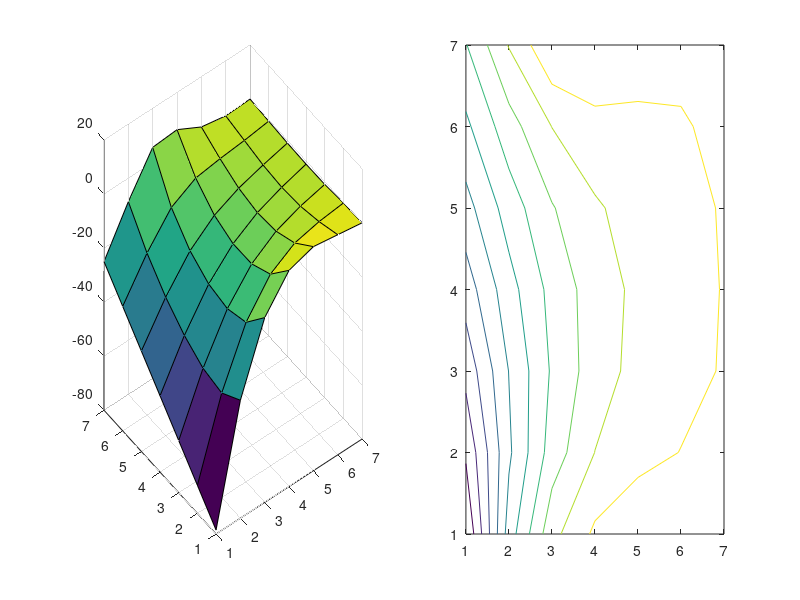

The MATLAB script that drew this image:
%  UJJWALGAUSSSEIDEL
% This is the code for solving the Poisson Equation APc1-1 using
% Gauss-seidel method

%  UJJWALGAUSSSEIDEL
% This is the code for solving the Poisson Equation APc1-1 using
% Gauss-seidel method

% Setting of number of interior nodes in x-direction
% equal number of grids necessary
clear all; clc;

M=input('M=');

% Setting up number of interior points in y-direction
N= input('N=');


% setting up increments in each direction with the paranmeters provided in
  ax = -pi;
  ay = -pi;
  bx =  pi;
  by =  pi;


%Creation of x and y values or descretization
x = linspace(-pi,pi,M+2);
y = linspace(-pi,pi,N+2);

% U is the solution of the given problem
U = ones(M+2,N+2); % The solution grid set up 
                   % added 2 to account for initital and final point 
 
% this function file creates 2D F matrix 
% x = values in x direction 
% y = values in y direction
                  
 [Y,X]=meshgrid(y,x);
 f=cos(pi/2*(2*((X-ax)/(bx-ax))+1)).*sin(pi*(Y-ay)/(by-ay));
 F=-f;

% Associated boundary conditions

% bottom bounddary condition
 ubottom = (x.*(pi-x).^2); %this is the boundary condition for y=-pi 
                       % and all x's
                       
 
% top boundary condition at y=pi and all the x's
  utop = (cos(x).*(pi-x).^2);
  
 %left hand side boundary condition
 uleft = -(4*pi^3)+((y+pi)*2*pi*(pi-1));%boundary condition evaluated at x=-pi
                                  %for all y's

  % Setting up increments along with x and y increments
  dx = (2*pi)/M;
  dy = (2*pi)/N;
 
  
 % Multipliers to be used while solving the equation
  
 E = 1/dx^2;
 R = 1/dy^2;
 T = -((2*E)+(2*R));
 
 % placing the BC's on the top and bottom of the solution grid
  U(1,:)   = R*ubottom;
  U(end,:) = R*utop; 
 
 % Placing BC's on the left side of the solution grid
  U(:,1) = E*uleft;
  
  
  % Applying Neuman Condition in the right side of the Solution-Grid
  % right side of the grid U will be computed using preset values
  err = 10; % setting up error constraint
  
  
  tic % setting up atimer
  error_iterations=0; % counting number of iterations for error calulation
  
  
  while err > 1E-6  % Setting up loop for error calculation
  B=U; % Setting up matrix for error calculation
  
  % the following for loop has been optimized as per matlab execution
  % process. The rows change instead of columns
  
  for j = 2:N+1
      U(j,end) = 1/T*(F(j,end) - (2*E*U(j,end-1) -R*U(j-1,end) - R*U(j+1,end)));
  end
 
  % Solving the grids or internal nodes of the solution vector
  
  gauss_iterations = 0; %setting up counter for gauss iterations
  
  % calculation of internal solution grid using for loops
  
  for k = 2:M+1
    for j = 2:N+1
        U(j,k) =   1/T*(F(j,k) - E*U(j,k-1) - E*U(j,k+1)- R*U(j-1,k) - R*U(j+1,k)) ;
   gauss_iterations = gauss_iterations + 1;
     end
  end
  
  err = abs(max(max(((B-U)./B)))); % Calculations of error
   
  error_iterations = error_iterations + 1;
  end
  
  % PLOTTING THE APPROPRIATE FIGURES
  subplot(1,2,1), surf(U)
  subplot(1,2,2), contour(U)
  
  
  toc % setting off the timer
  
  % PLOTS
  
  disp('error iterations:')
  disp(error_iterations)
  
  disp('Gauss_iterations')
  disp(gauss_iterations)
  
  
  
